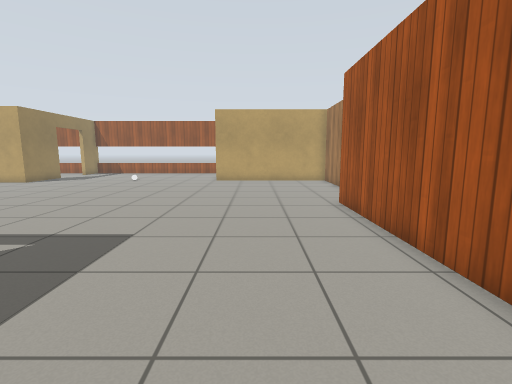
View 1 (above)

22 first-person views from a walk through a Gazebo world. The camera is 1 m above the floor, tilts 8° down and sees 85° across. The floor is counted in squares, 0.5 m on a side. Each view is taken from the middle of a square. On the plan, view 1 faces up. The plan holds only what a view shows up to about 17 squares ahead; the rest is blank. Simple patterns stand in for the simulator's built-in surfaces.

View 2
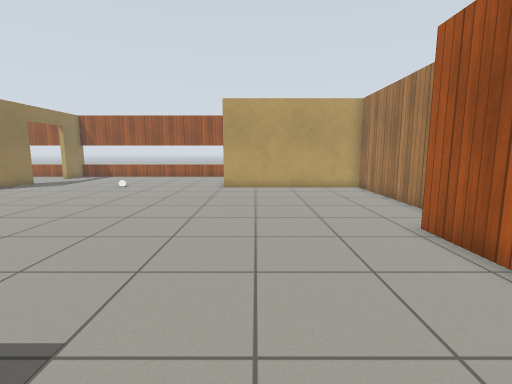

View 3
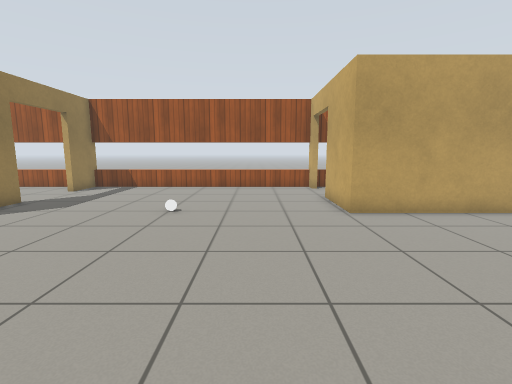

View 4
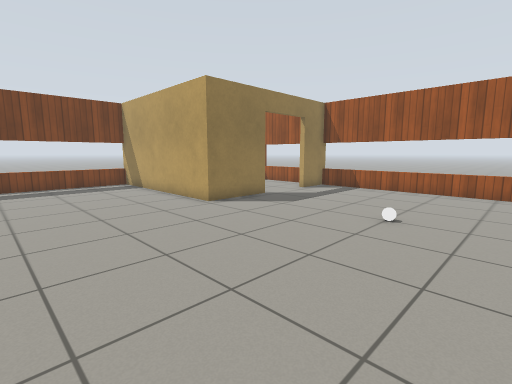

View 5
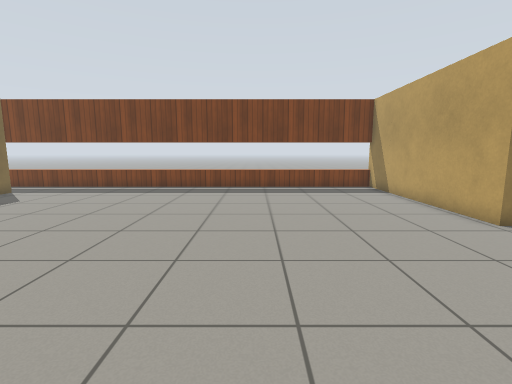

View 6
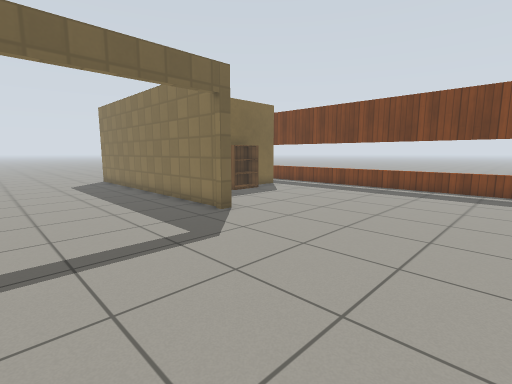

View 7
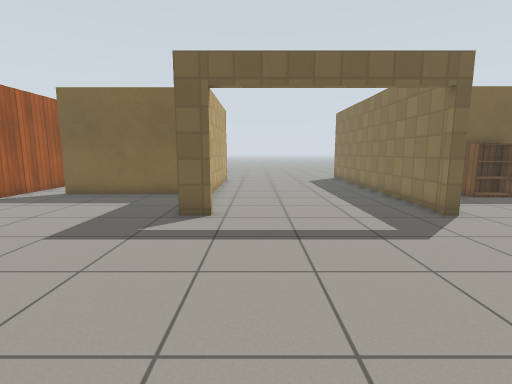

View 8
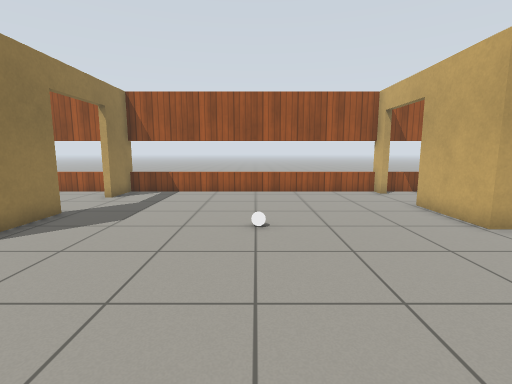

View 9
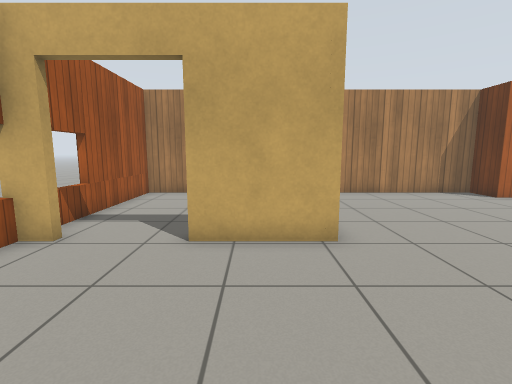

View 10
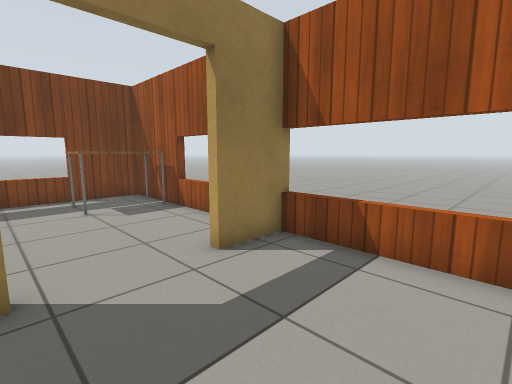

View 11
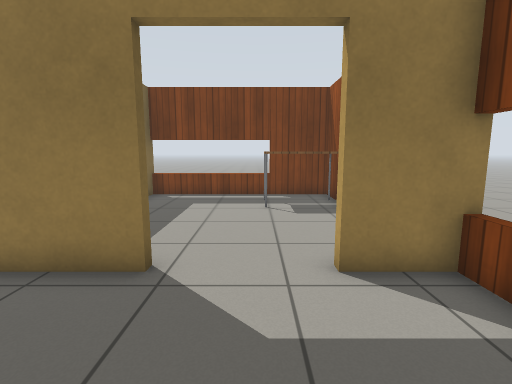

View 12
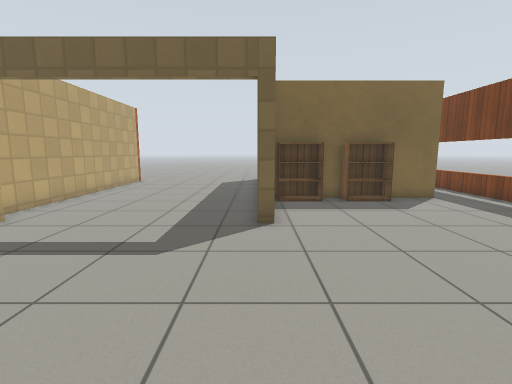

View 13
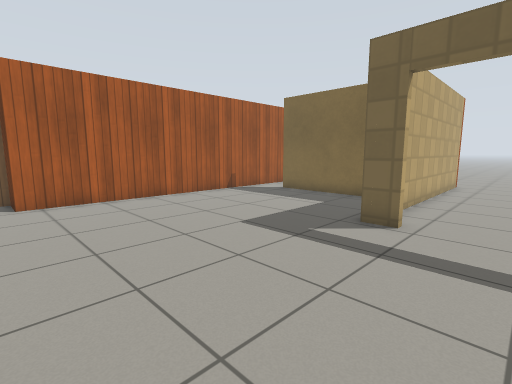

View 14
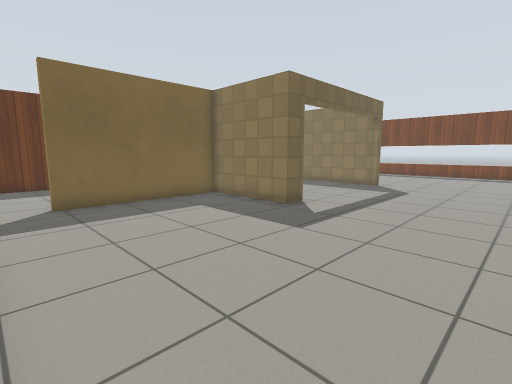

View 15
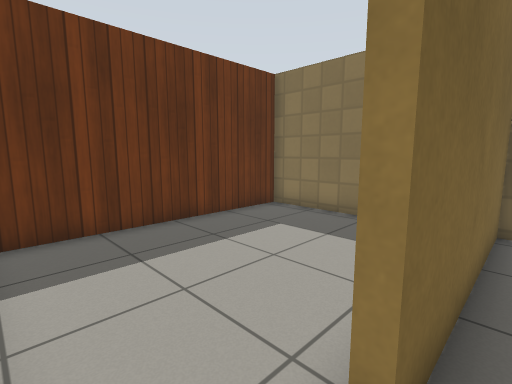

View 16
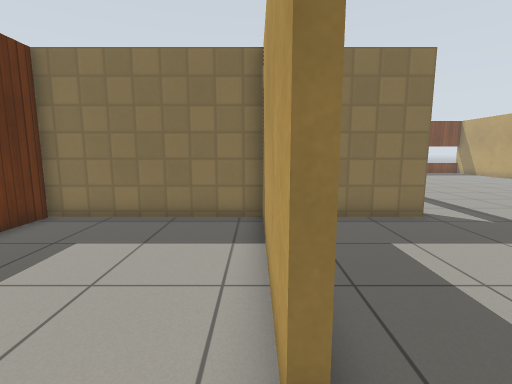

View 17
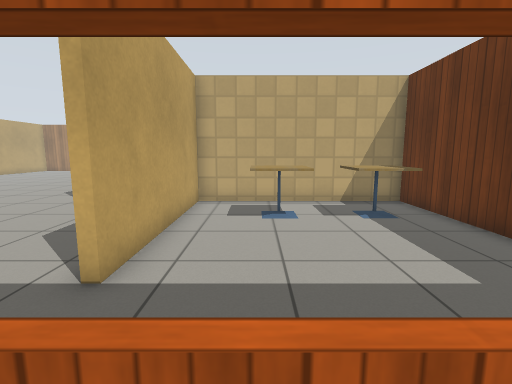

View 18
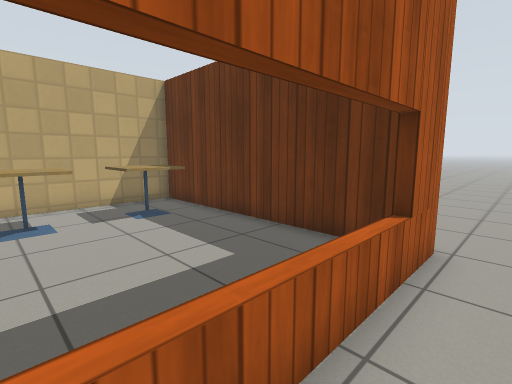

View 19
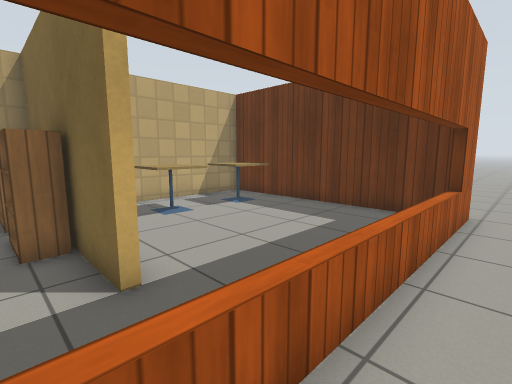

View 20
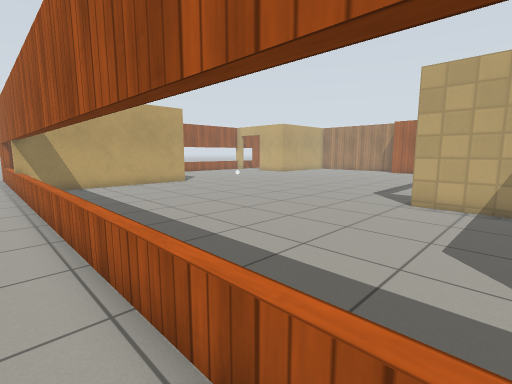

View 21
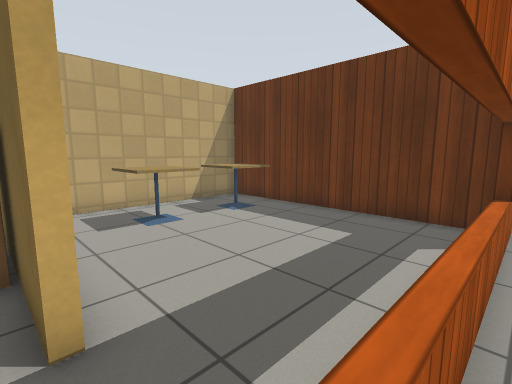

View 22
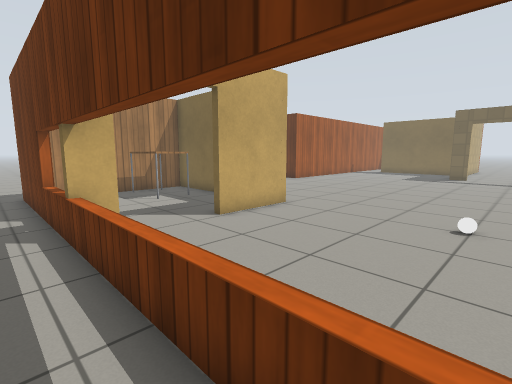

### Floor plan
Points are (right, up) in squares from view 1. A wall is a line through its corners. A room is listed if a view was taken in it or the views show most of it. See-through windows are left out.
Room 1 (views 1, 2, 3, 4, 5, 6, 7, 8, 9, 10, 11, 12, 13, 14, 15)
walls: (-6.6, 4.2) (-5.5, 4.2) (-5.5, -0.5) (1.3, -0.5); (-14.5, -0.4) (-14.5, 4.2) (-14, 4.2); (-15.5, 22.1) (-15.5, 18.7) (-24.8, 18.7); (-16.5, -0.6) (-17.6, -0.6); (-17.6, -0.3) (-16.4, -0.3); (-19.5, -0.6) (-22, -0.6); (-24.4, 18.8) (-24.4, -4.2); (-22, -0.3) (-19.4, -0.3); (-15.5, 27.8) (-15.5, 25.4); (-2.9, 26.5) (-2.9, 27.7); (3.4, -0.4) (3.4, 11.2) (5, 11.2) (5, 20.1) (-2.9, 20.1) (-2.9, 23.6); (-2.7, 27.4) (-15.5, 27.4); (-24.4, -9) (-14.5, -9) (-14.5, -0.5)
ways out: opening at (2.5, -1) to room 2; open door at (-16, 24) to room 5; open door at (-3, 25) to room 6; open door at (-10.5, 4)
objects: bookshelf (-19, 0) to (-18, 0); cafe table (-18, -8) to (-16, -6); cafe table (-18, -4) to (-16, -3); bookshelf (-16, 0) to (-15, 0); white ball (-9, 20)
Room 2 (view 16)
walls: (1.3, -0.5) (1.3, -0.8) (-5.5, -0.8) (-5.5, -7.5) (2.9, -7.5); (3.4, -3.6) (3.4, -0.4)
ways out: opening at (2.5, -1) to room 1
Room 3 (views 17, 18, 19, 20, 21)
walls: (-24.8, 19) (-23.8, 19); (-24.7, -9.4) (-24.7, 24.1)
Room 4 (view 22)
walls: (-9.7, 27.7) (5.4, 27.7)
Room 5 (no view inside)
walls: (-22.4, 27.4) (-24.4, 27.4) (-24.4, 19); (-16.9, 27.4) (-20.5, 27.4)
ways out: open door at (-16, 24) to room 1
objects: table (-22, 25) to (-21, 27)
Room 6 (no view inside)
walls: (1.5, 20.4) (5, 20.4) (5, 27.4) (-2.4, 27.4)
ways out: open door at (-3, 25) to room 1
objects: table (2, 22) to (4, 23)

Positions as (right, up) in squares from view 1, and headings:
1: (0, 0), facing up
2: (-1, 4), facing up
3: (-6, 11), facing up
4: (-6, 12), facing up-left
5: (-8, 12), facing left
6: (-8, 12), facing down-left
7: (-8, 13), facing down
8: (-9, 13), facing up
9: (-9, 22), facing right
10: (-11, 22), facing up-left
11: (-11, 24), facing left
12: (-14, 12), facing down
13: (-9, 12), facing down-right
14: (3, 11), facing down-left
15: (3, 0), facing down-left
16: (3, -1), facing left
17: (-26, -3), facing right
18: (-26, -3), facing down-right
19: (-26, 1), facing down-right
20: (-26, 1), facing up-right
21: (-25, 0), facing down-right
22: (-10, 29), facing down-right
